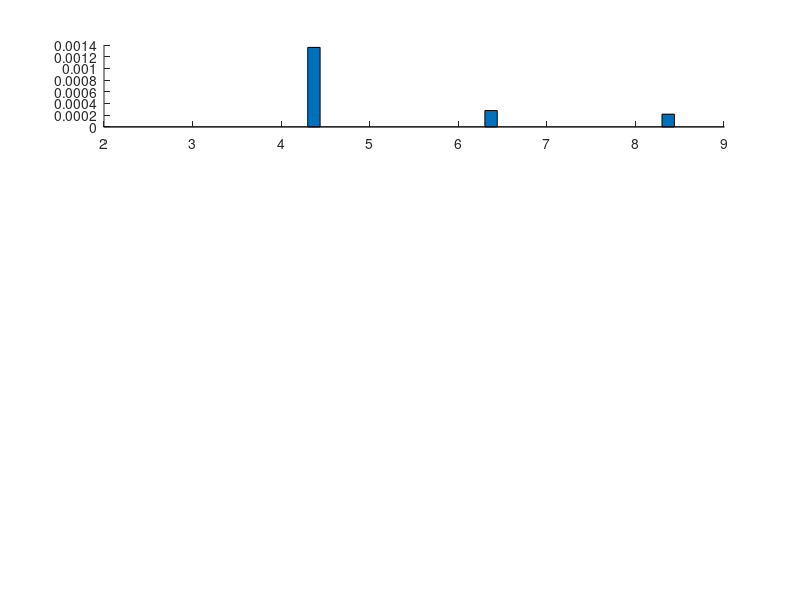

Reproduce this figure in MATLAB. (Note: this script raises an error after producing the figure.)

clc
clear

xText = 5.5;

load Run03Test_80dB
figure(1)
subplot(411)
bar(lengthWindow, MSE_1phase3phase_withHarmonics,'group')
ylabel('MSE','FontSize', fontSize, 'FontWeight', 'light')
yText = 0.9*max(max(MSE_1phase3phase_withHarmonics));
text(xText,yText, ['SNR = ' int2str(20*log10(1/sigma))])

figure(2)
subplot(411)
bar(lengthWindow, MSE_1phase3phase_withHarmonics_filtered,'group')
ylabel('MSE','FontSize', fontSize, 'FontWeight', 'light')
yText = 0.9*max(max(MSE_1phase3phase_withHarmonics_filtered));
text(xText,yText, ['SNR = ' int2str(20*log10(1/sigma))])


load Run03Test_60dB
figure(1)
subplot(412)
bar(lengthWindow, MSE_1phase3phase_withHarmonics,'group')
ylabel('MSE','FontSize', fontSize, 'FontWeight', 'light')
yText = 0.9*max(max(MSE_1phase3phase_withHarmonics));
text(xText,yText, ['SNR = ' int2str(20*log10(1/sigma))])

figure(2)
subplot(412)
bar(lengthWindow, MSE_1phase3phase_withHarmonics_filtered,'group')
ylabel('MSE','FontSize', fontSize, 'FontWeight', 'light')
yText = 0.9*max(max(MSE_1phase3phase_withHarmonics_filtered));
text(xText,yText, ['SNR = ' int2str(20*log10(1/sigma))])


load Run03Test_40dB
figure(1)
subplot(413)
bar(lengthWindow, MSE_1phase3phase_withHarmonics,'group')
ylabel('MSE','FontSize', fontSize, 'FontWeight', 'light')
yText = 0.9*max(max(MSE_1phase3phase_withHarmonics));
text(xText,yText, ['SNR = ' int2str(20*log10(1/sigma))])

figure(2)
subplot(413)
bar(lengthWindow, MSE_1phase3phase_withHarmonics_filtered,'group')
ylabel('MSE','FontSize', fontSize, 'FontWeight', 'light')
yText = 0.9*max(max(MSE_1phase3phase_withHarmonics_filtered));
text(xText,yText, ['SNR = ' int2str(20*log10(1/sigma))])


load Run03Test_20dB
figure(1)
subplot(414)
bar(lengthWindow, MSE_1phase3phase_withHarmonics,'group')
ylabel('MSE','FontSize', fontSize, 'FontWeight', 'light')
yText = 0.9*max(max(MSE_1phase3phase_withHarmonics));
text(xText,yText, ['SNR = ' int2str(20*log10(1/sigma))])

figure(2)
subplot(414)
bar(lengthWindow, MSE_1phase3phase_withHarmonics_filtered,'group')
ylabel('MSE','FontSize', fontSize, 'FontWeight', 'light')
yText = 0.9*max(max(MSE_1phase3phase_withHarmonics_filtered));
text(xText,yText, ['SNR = ' int2str(20*log10(1/sigma))])





% gtext('[17]\downarrow')% Lopez
% gtext('[17]\downarrow')% Lopez
% gtext('[17]\downarrow')% Lopez
% gtext('[17]\downarrow')% Lopez
% 
% 
% 
% gtext('[8]\downarrow') % Akke
% gtext('[8]\downarrow') % Akke
% gtext('[8]\downarrow') % Akke
% gtext('[8]\downarrow') % Akke
